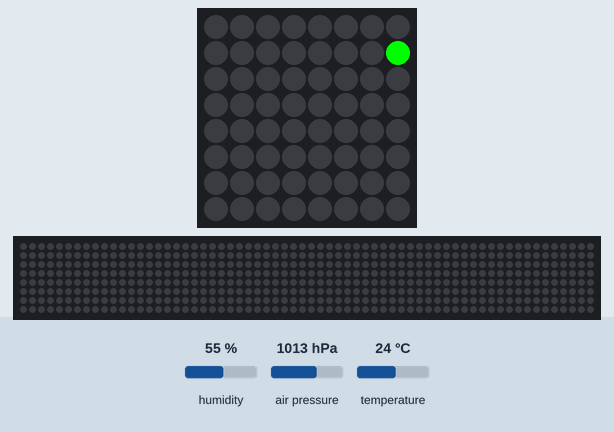
Bench run of a program on a simulated Raspberry Pi (BCM pin numbers) with a Sense HAT. On the bench: the Sense HAT's 8×8 RGB LED matrix, a strip that is not on the board, showing the scrolling text unrolled. Inputs (shaded band) come from the test bench; at power-on: humidity 55 %, air pressure 1013 hPa, temperature 24 °C. The 64×8 strip is a reading aid, not a part: it shows the text the matrix is scrolling, unrolled, one strip-width of it at a time; what the program prints to the terminal is not drawn. At 7.3 s the program stops and its outputs stay as they are.

Above: at 0.18 s.
At 0.98 s:
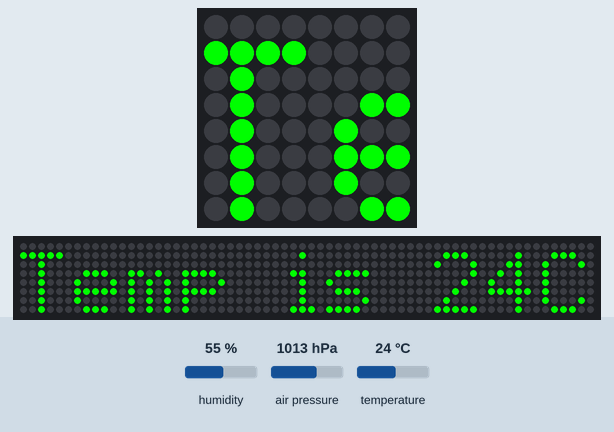
At 1.89 s:
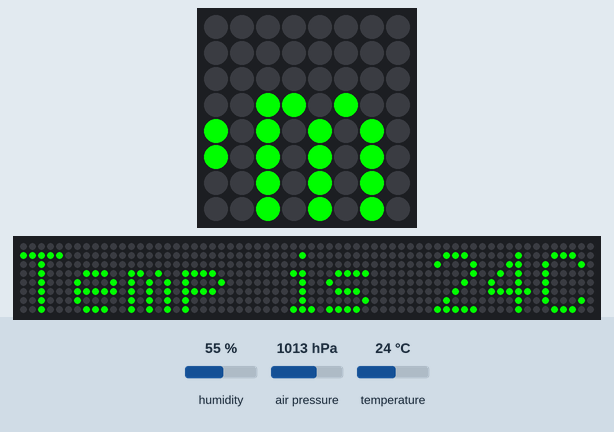
At 3.7 s:
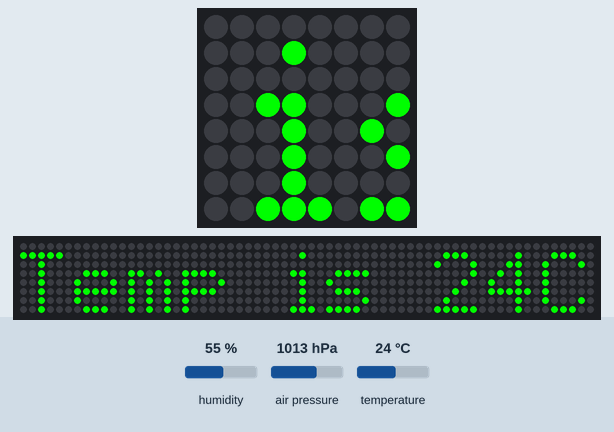
At 5.41 s:
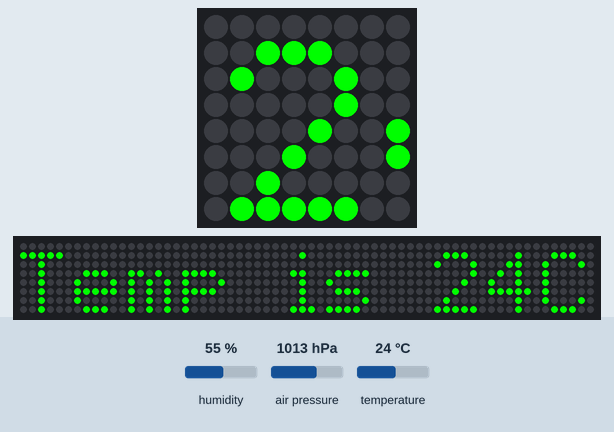
At 7.22 s:
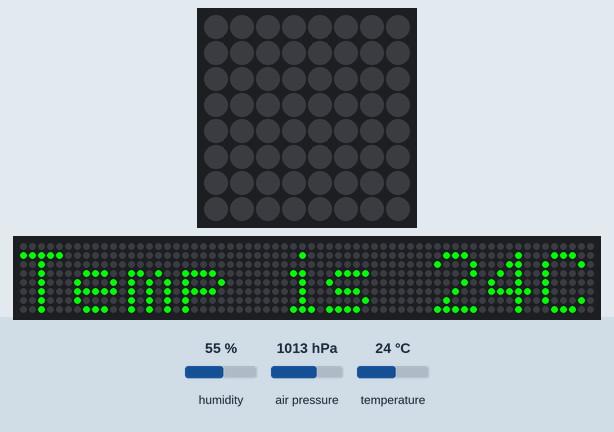

The program:

env_sense.py
```python
#!/usr/bin/python
# -*- coding: utf-8 -*-
from sense_hat import SenseHat
import sys
import codecs
import math

sense = SenseHat()
sense.set_rotation(180)
red = (255, 0, 0)
green = (0, 255, 0)

humidity = sense.get_humidity()
temp = sense.get_temperature()
temp_from_humidity = sense.get_temperature_from_humidity()
temp_from_pressure = sense.get_temperature_from_pressure()
pressure = sense.get_pressure()

# LEDに気温を表示
sense.show_message("Temp is " + str(math.floor(temp)) + "C", text_colour=green)

sys.stdout = codecs.getwriter('utf-8')(sys.stdout)
print(u"湿度: %s %%rH" % humidity)
print(u"気温: %s C" % temp)
print(u"気温(湿度センサーから取得): %s C" % temp_from_humidity)
print(u"気温(気圧センターから取得): %s C" % temp_from_pressure)
print(u"気圧: %s Millibars" % pressure)

# こう書いても取得できる
#print(sense.humidity)
#print(sense.temp)
#print(sense.temperature)
#print(sense.pressure)
```
